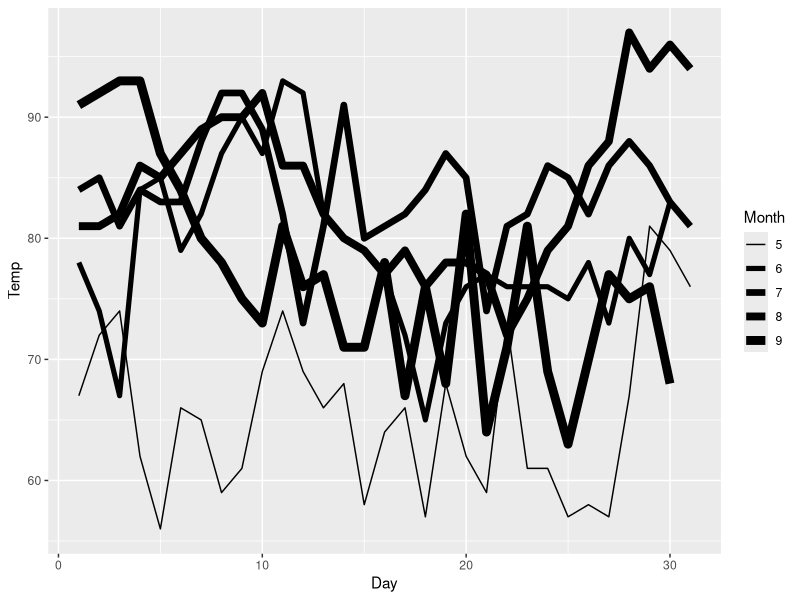
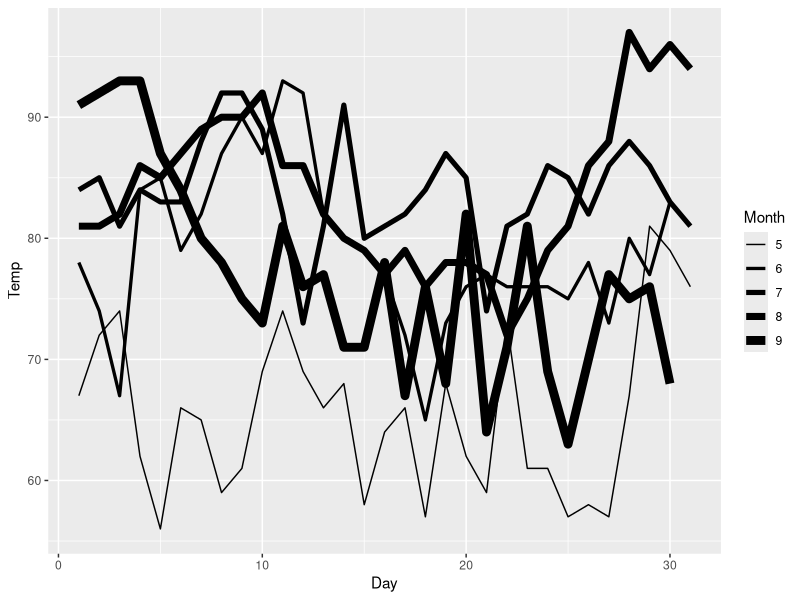
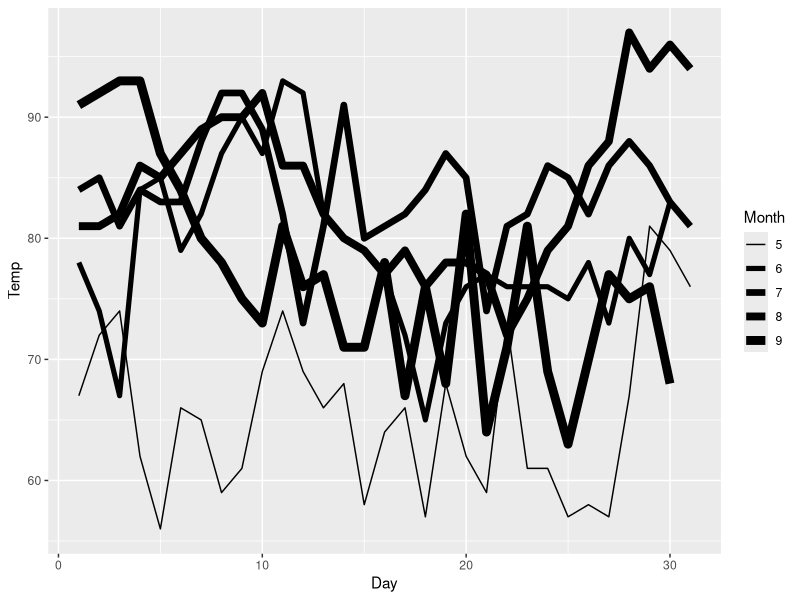

These charts were generated, in order, by the following R code:
## ---- chunk 1
#| message: false
library(ggplot2)

ggplot(airquality) + 
  geom_line(aes(Day, Temp, size = Month, group = Month)) + 
  scale_size(range = c(0.5, 3))
## ---- chunk 2
library(ggplot2)

ggplot(airquality) + 
  geom_line(aes(Day, Temp, linewidth = Month, group = Month)) + 
  scale_linewidth(range = c(0.5, 3))
## ---- chunk 3
ggplot(airquality) + 
  geom_line(aes(Day, Temp, size = Month, group = Month)) + 
  scale_size(range = c(0.5, 3))
